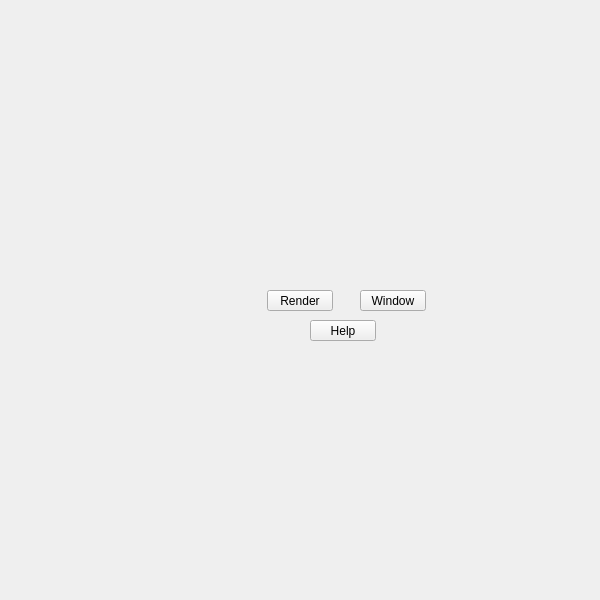
<?xml version="1.0" encoding="UTF-8"?>
<ui version="4.0">
 <class>QtUi</class>
 <widget class="QMainWindow" name="QtUi">
  <property name="geometry">
   <rect>
    <x>0</x>
    <y>0</y>
    <width>600</width>
    <height>600</height>
   </rect>
  </property>
  <property name="sizePolicy">
   <sizepolicy hsizetype="Ignored" vsizetype="Ignored">
    <horstretch>0</horstretch>
    <verstretch>0</verstretch>
   </sizepolicy>
  </property>
  <property name="minimumSize">
   <size>
    <width>0</width>
    <height>0</height>
   </size>
  </property>
  <property name="maximumSize">
   <size>
    <width>600</width>
    <height>600</height>
   </size>
  </property>
  <property name="toolButtonStyle">
   <enum>Qt::ToolButtonIconOnly</enum>
  </property>
  <property name="tabShape">
   <enum>QTabWidget::Triangular</enum>
  </property>
  <property name="dockNestingEnabled">
   <bool>true</bool>
  </property>
  <property name="dockOptions">
   <set>QMainWindow::AllowNestedDocks|QMainWindow::AllowTabbedDocks|QMainWindow::AnimatedDocks|QMainWindow::ForceTabbedDocks</set>
  </property>
  <widget class="QWidget" name="widget">
   <property name="sizePolicy">
    <sizepolicy hsizetype="Ignored" vsizetype="Ignored">
     <horstretch>0</horstretch>
     <verstretch>0</verstretch>
    </sizepolicy>
   </property>
   <widget class="MenuButton" name="i008">
    <property name="geometry">
     <rect>
      <x>267</x>
      <y>290</y>
      <width>66</width>
      <height>21</height>
     </rect>
    </property>
    <property name="minimumSize">
     <size>
      <width>0</width>
      <height>21</height>
     </size>
    </property>
    <property name="maximumSize">
     <size>
      <width>999</width>
      <height>21</height>
     </size>
    </property>
    <property name="text">
     <string>Render</string>
    </property>
    <property name="target" stdset="0">
     <string>render</string>
    </property>
   </widget>
   <widget class="MenuButton" name="b030">
    <property name="geometry">
     <rect>
      <x>360</x>
      <y>290</y>
      <width>66</width>
      <height>21</height>
     </rect>
    </property>
    <property name="minimumSize">
     <size>
      <width>0</width>
      <height>21</height>
     </size>
    </property>
    <property name="maximumSize">
     <size>
      <width>999</width>
      <height>21</height>
     </size>
    </property>
    <property name="text">
     <string>Window</string>
    </property>
    <property name="target" stdset="0">
     <string>window</string>
    </property>
   </widget>
   <widget class="MenuButton" name="b031">
    <property name="geometry">
     <rect>
      <x>310</x>
      <y>320</y>
      <width>66</width>
      <height>21</height>
     </rect>
    </property>
    <property name="minimumSize">
     <size>
      <width>0</width>
      <height>21</height>
     </size>
    </property>
    <property name="maximumSize">
     <size>
      <width>999</width>
      <height>21</height>
     </size>
    </property>
    <property name="text">
     <string>Help</string>
    </property>
    <property name="target" stdset="0">
     <string>help</string>
    </property>
   </widget>
  </widget>
 </widget>
 <customwidgets>
  <customwidget>
   <class>MenuButton</class>
   <extends>QPushButton</extends>
   <header>widgets.menubutton.h</header>
  </customwidget>
 </customwidgets>
 <resources/>
 <connections/>
</ui>
